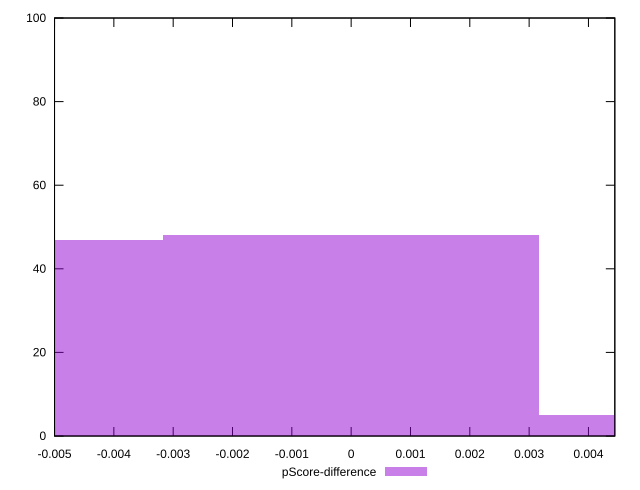

Generate this figure with gnuplot:
reset

$pScoreDifference <<EOF
0 48
0.006344715836272026 5
-0.006344715836272026 47
EOF

set key outside below
set boxwidth 0.006344715836272026
set xrange [-0.0050000000000000044:0.004444444444444473]
set yrange [0:100]
set trange [0:100]
set style fill transparent solid 0.5 noborder
set terminal svg size 640, 490 enhanced background rgb 'white'
set output "report_00017_2021-02-10T15-08-03.406Z/uses-http2/samples/pages+cached+noadtech/pScore-difference/histogram.svg"

plot $pScoreDifference title "pScore-difference" with boxes

reset
